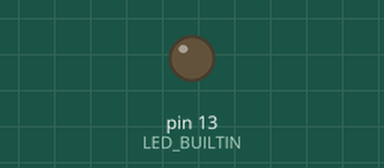
Recording of a program running on a simulated Arduino Mega 2560, built with avr-gcc and run on an emulated ATmega2560. Parts: output pins drawn as LEDs (lit = HIGH). The modem accepts every AT command (registered, SIM ready, sends succeed) and sends nothing else; what the program prints to the serial monitor is not drawn.

Above: at 0.1 s.
At 27.1 s:
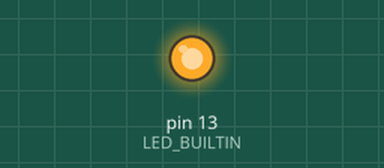
Timing chart, 0 to 28.6 s (numbered marks = the images above):
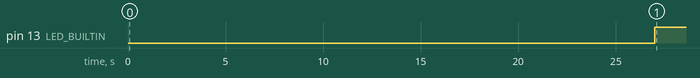

Measured:
- by itself, pin 13 (LED_BUILTIN): LOW → HIGH at 27.0 s

The program:

main.cpp
```cpp
#include <Arduino.h>

#define SerialAT Serial2
#define SerialMon Serial


#ifndef LED_BUILTIN

  #define LED_BUILTIN   2
#endif


unsigned int Counter = 0;
unsigned long datalength, CheckSum, RLength;
unsigned short topiclength;
unsigned char topic[30];
char str[250];
unsigned char encodedByte;
int X;


unsigned short MQTTProtocolNameLength;
unsigned short MQTTClientIDLength;
unsigned short MQTTUsernameLength;
unsigned short MQTTPasswordLength;


const char MQTTHost[30] = "spiraldevnew.sml.mx";
const char MQTTPort[10] = "1883";
const char MQTTClientID[20] = "SMLOO1";
const char MQTTTopic[30] = "AEREADOR";
const char MQTTProtocolName[10] = "MQIsdp";
const char MQTTLVL = 0x03;
const char MQTTFlags = 0xC2;
const unsigned int MQTTKeepAlive = 60; /////////////////////
const char MQTTUsername[30] = "testiosa";
const char MQTTPassword[35] = "sml6688154252";
const char MQTTQOS = 0x00;
const char MQTTPacketID = 0x0001;


void setup() {
  pinMode(LED_BUILTIN, OUTPUT);
  Serial.begin(115200);
  SerialAT.begin(115200);
  Serial.println(" MQTT prueba");

  delay(5000);

}


void SendConnectPacket(void) {
  SerialAT.print("\r\nAT+CIPSEND\r\n");
  delay(3000);
  SerialAT.write(0x10);
  MQTTProtocolNameLength = strlen(MQTTProtocolName);
  MQTTClientIDLength = strlen(MQTTClientID);
  MQTTUsernameLength = strlen(MQTTUsername);
  MQTTPasswordLength = strlen(MQTTPassword);
  datalength = MQTTProtocolNameLength + 2 + 4 + MQTTClientIDLength + 2 + MQTTUsernameLength + 2 + MQTTPasswordLength + 2;

  X = datalength;
  do {
    encodedByte = X % 128;
    X = X / 128;
    if (X > 0) {
      encodedByte |= 128;
    }
    SerialAT.write(encodedByte);
  }
  while (X > 0);
  SerialAT.write(MQTTProtocolNameLength >> 8);
  SerialAT.write(MQTTProtocolNameLength & 0xFF);
  SerialAT.print(MQTTProtocolName);
  SerialAT.write(MQTTLVL); // LVL
  SerialAT.write(MQTTFlags); // Flags
  SerialAT.write(MQTTKeepAlive >> 8);
  SerialAT.write(MQTTKeepAlive & 0xFF);
  SerialAT.write(MQTTClientIDLength >> 8);
  SerialAT.write(MQTTClientIDLength & 0xFF);
  SerialAT.print(MQTTClientID);
  SerialAT.write(MQTTUsernameLength >> 8);
  SerialAT.write(MQTTUsernameLength & 0xFF);
  SerialAT.print(MQTTUsername);
  SerialAT.write(MQTTPasswordLength >> 8);
  SerialAT.write(MQTTPasswordLength & 0xFF);
  SerialAT.print(MQTTPassword);
  SerialAT.write(0x1A);
}


void SendPublishPacket(void) {
  SerialAT.print("\r\nAT+CIPSEND\r\n");
  delay(3000);
  memset(str, 0, 250);
  topiclength = sprintf((char * ) topic, MQTTTopic);
  datalength = sprintf((char * ) str, "%s%u", topic, Counter);
  delay(1000);
  Serial.write(0x30);
  X = datalength + 2;
  do {
    encodedByte = X % 128;
    X = X / 128;
    if (X > 0) {
      encodedByte |= 128;
    }
    SerialAT.write(encodedByte);
  }
  while (X > 0);
  SerialAT.write(topiclength >> 8);
  SerialAT.write(topiclength & 0xFF);
  SerialAT.print(str);
  SerialAT.write(0x1A);
}


void SendSubscribePacket(void) {
  SerialAT.print("\r\nAT+CIPSEND\r\n");
  delay(3000);
  memset(str, 0, 250);
  topiclength = strlen(MQTTTopic);
  datalength = 2 + 2 + topiclength + 1;
  delay(2000);
  Serial.write(0x82);
  X = datalength;
  do {
    encodedByte = X % 128;
    X = X / 128;
    if (X > 0) {
      encodedByte |= 128;
    }
    SerialAT.write(encodedByte);
  }
  while (X > 0);
  SerialAT.write(MQTTPacketID >> 8);
  SerialAT.write(MQTTPacketID & 0xFF);
  SerialAT.write(topiclength >> 8);
  SerialAT.write(topiclength & 0xFF);
  SerialAT.print(MQTTTopic);
  SerialAT.write(MQTTQOS);
  SerialAT.write(0x1A);
}


void loop() {

  SerialAT.print("AT+CSTT=\"internet.itelcel.com\",\"webgprs\",\"webgprs2002\"\r\n");
  SerialAT.print("AT+CIPMODE=0\r\n");
  delay(1000);
  SerialAT.print("AT+CIICR\r\n");
  delay(3000);
  SerialAT.print("AT+CIPSTART=\"TCP\",\"spiraldevnew.sml.mx\",\"1883\"\r\n");
  delay(5000);

  SendConnectPacket();
  delay(5000);


  SendSubscribePacket();
  while (1) {
    if (SerialAT.available() > 0) {
      str[0] = SerialAT.read();
      SerialAT.write(str[0]);
      if (str[0] == '1')
        digitalWrite(LED_BUILTIN, HIGH);
      if (str[0] == '0')
        digitalWrite(LED_BUILTIN, LOW);
    }
  }
}
```
